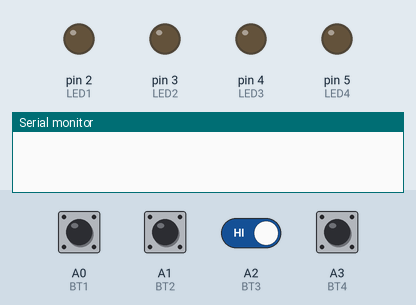
The sketch below on a simulated Arduino Nano, built with avr-gcc and run on an emulated ATmega328P. On the bench: output pins drawn as LEDs (lit = HIGH), the last lines printed to the serial monitor. Dashed ring = blinking. The test bench sets the inputs (shaded band); at power-on: A0 (BT1), A1 (BT2), A2 (BT3), A3 (BT4) HIGH. Random numbers use the default seed unless the sketch sets one.

Above: at 1.8 s.
1.9 s: A0 (BT1) pulled LOW for 1 s
At 2.5 s:
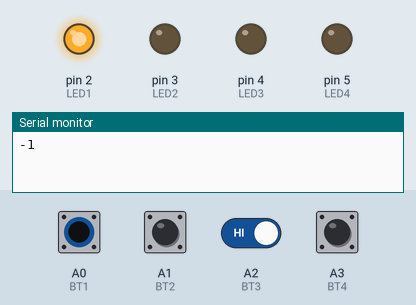
4.6 s: A1 (BT2) pulled LOW for 0.15 s
At 5.0 s:
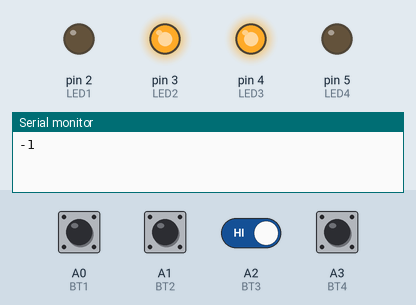
7.2 s: A3 (BT4) pulled LOW for 1 s
At 8.9 s:
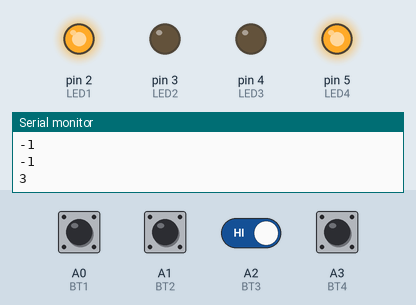
10.5 s: A0 (BT1) driven LOW and A1 (BT2) driven LOW and A2 (BT3) driven LOW and A3 (BT4) driven LOW
At 13.4 s:
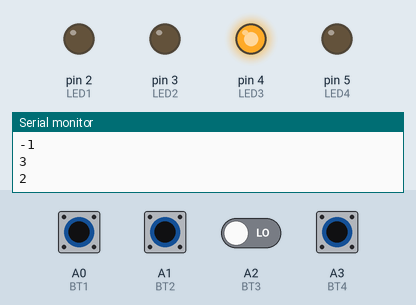
13.5 s: A0 (BT1) driven HIGH
At 15.4 s:
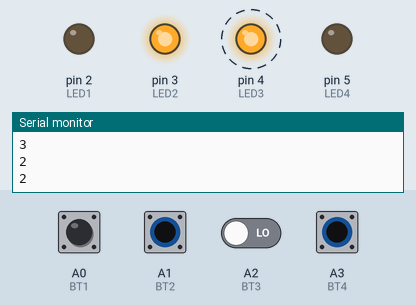
16.5 s: A0 (BT1) driven LOW
Timing chart, 0 to 58.4 s (numbered marks = the images above; inputs shaded):
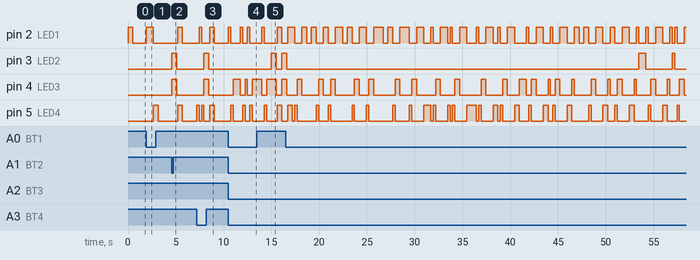

The sketch:

simonuel.ino
```cpp
/*******************************************************************************
  Project Name     : Simonuel
  Name             : Surox - 2ELN-HP
  Date de creation : 27.08.2018
  Description      : Rythm game

  Hardware utilise : Arduino nano r3 16 MHz
*******************************************************************************/
// -----------------------------------------------------------------------------
// Define
#define latch 10 //outputs latch, clock and data on ET2Nano
#define clk 9
#define ds 13
#define LED1 2
#define LED2 3
#define LED3 4
#define LED4 5
#define LED5 6
#define BT1 A0
#define BT2 A1
#define BT3 A2
#define BT4 A3

// -----------------------------------------------------------------------------
// Include
#include "sequence.h"
// -----------------------------------------------------------------------------
// Prototype

// -----------------------------------------------------------------------------
// Declaration des variables et constantes globales

int iRandNumber = 0;
int iCompteur = 0;
int Sequence[100];
int RejoueSequence[100];


void setup()
{
  pinMode(latch, OUTPUT);
  pinMode(clk, OUTPUT);
  pinMode(ds, OUTPUT);

  pinMode(LED1, OUTPUT);
  pinMode(LED2, OUTPUT);
  pinMode(LED3, OUTPUT);
  pinMode(LED4, OUTPUT);

  pinMode(BT1, INPUT_PULLUP);
  pinMode(BT2, INPUT_PULLUP);
  pinMode(BT3, INPUT_PULLUP);
  pinMode(BT4, INPUT_PULLUP);

  Serial.begin(9600);
  randomSeed(analogRead(0));
  int init = 0;
  for (init = 0; init < 100; init++)
  {
    Sequence[init] = 5 ;
    RejoueSequence[init] = 5;
    //Serial.println(Sequence[init]);
  }


}

void loop()
{

  int iEtatBT1 = 0;
  int iEtatBT2 = 0;
  int iEtatBT3 = 0;
  int iEtatBT4 = 0;
  int Flip = 0;
  int Flip2 = 0;
  int Flip3 = 0;
  int Flip4 = 0;
  int FirstTime = 0;
  iRandNumber = random(4);
  //Serial.println(iRandNumber);


  switch (iRandNumber)
  {
    case (0):

      if(iCompteur == 0)
      {
        FirstTime = 1;
      }
      else
      {
        SequenceLed();
      }

      digitalWrite(LED1, HIGH);
      delay(500);
      digitalWrite(LED1, LOW);
      delay(500);


      do
      {
        if ( (digitalRead(BT1) == HIGH) && (digitalRead(BT2) == HIGH) && (digitalRead(BT3) == HIGH) && (digitalRead(BT4) == HIGH))
        {
          digitalWrite(LED1, LOW);


        }
        else if (digitalRead(BT1) == LOW)
        {

          digitalWrite(LED1, HIGH);
          delay(250);
          digitalWrite(LED1, LOW);
          Flip = -1;
          Sequence[iCompteur] = Flip;
          //Serial.println(Sequence[iCompteur]);
           iCompteur++;


        }
        else
        {
          digitalWrite(LED2, HIGH);
          digitalWrite(LED3, HIGH);
          delay(500);
          digitalWrite(LED2, LOW);
          digitalWrite(LED3, LOW);
          delay(100);
          digitalWrite(LED1 , HIGH);
          digitalWrite(LED4, HIGH);
          delay(500);
          digitalWrite(LED1, LOW);
          digitalWrite(LED4, LOW);
        }
      } while (Flip == 0);


      break;

    case (1):

      if(iCompteur == 0)
      {
        FirstTime = 1;
      }
      else
      {
        SequenceLed();
      }
      digitalWrite(LED2, HIGH);
      delay(500);
      digitalWrite(LED2, LOW);


      do
      {
        if ( (digitalRead(BT1) == HIGH) && (digitalRead(BT2) == HIGH) && (digitalRead(BT3) == HIGH) && (digitalRead(BT4) == HIGH))
        {
          digitalWrite(LED2, LOW);


        }
        else if (digitalRead(BT2) == LOW)
        {

          digitalWrite(LED2, HIGH);
          delay(250);
          digitalWrite(LED2, LOW);
          Flip2 = 1;
          Sequence[iCompteur] = Flip2;
          //Serial.println(Sequence[iCompteur]);
           iCompteur++;

        }
        else
        {
          digitalWrite(LED2, HIGH);
          digitalWrite(LED3, HIGH);
          delay(500);
          digitalWrite(LED2, LOW);
          digitalWrite(LED3, LOW);
          delay(100);
          digitalWrite(LED1 , HIGH);
          digitalWrite(LED4, HIGH);
          delay(500);
          digitalWrite(LED1, LOW);
          digitalWrite(LED4, LOW);
        }
      } while (Flip2 == 0);
      break;

    case (2):

      if(iCompteur == 0)
      {
        FirstTime = 1;
      }
      else
      {
        SequenceLed();
      }
      digitalWrite(LED3, HIGH);
      delay(500);
      digitalWrite(LED3, LOW);


      do
      {
        if ( (digitalRead(BT1) == HIGH) && (digitalRead(BT2) == HIGH) && (digitalRead(BT3) == HIGH) && (digitalRead(BT4) == HIGH))
        {
          digitalWrite(LED3, LOW);


        }
        else if (digitalRead(BT3) == LOW)
        {

          digitalWrite(LED3, HIGH);
          delay(250);
          digitalWrite(LED3, LOW);
          Flip3 = 2;
          Sequence[iCompteur] = Flip3;
          //Serial.println(Sequence[iCompteur]);
           iCompteur++;

        }
        else
        {
          digitalWrite(LED2, HIGH);
          digitalWrite(LED3, HIGH);
          delay(500);
          digitalWrite(LED2, LOW);
          digitalWrite(LED3, LOW);
          delay(100);
          digitalWrite(LED1 , HIGH);
          digitalWrite(LED4, HIGH);
          delay(500);
          digitalWrite(LED1, LOW);
          digitalWrite(LED4, LOW);
        }
      } while (Flip3 == 0);
      break;

    case (3):


      if(iCompteur == 0)
      {
        FirstTime = 1;
      }
      else
      {
        SequenceLed();
      }
      digitalWrite(LED4, HIGH);
      delay(500);
      digitalWrite(LED4, LOW);


      do
      {
        if ( (digitalRead(BT1) == HIGH) && (digitalRead(BT2) == HIGH) && (digitalRead(BT3) == HIGH) && (digitalRead(BT4) == HIGH))
        {
          digitalWrite(LED4, LOW);


        }
        else if (digitalRead(BT4) == LOW)
        {

          digitalWrite(LED4, HIGH);
          delay(250);
          digitalWrite(LED4, LOW);
          Flip4 = 3;
          Sequence[iCompteur] = Flip4;
          //Serial.println(Sequence[iCompteur]);
           iCompteur++;
        }
        else
        {
          digitalWrite(LED2, HIGH);
          digitalWrite(LED3, HIGH);
          delay(500);
          digitalWrite(LED2, LOW);
          digitalWrite(LED3, LOW);
          delay(100);
          digitalWrite(LED1 , HIGH);
          digitalWrite(LED4, HIGH);
          delay(500);
          digitalWrite(LED1, LOW);
          digitalWrite(LED4, LOW);
        }
      } while (Flip4 == 0);
      break;


  }


}

// -----------------------------------------------------------------------------
```

sequence.h
```cpp
/********************************** * Description ***********************************/
#ifndef _Seq
#define _Seq

void SequenceLed();

#endif
```

sequence.ino
```cpp
#include "sequence.h"

void SequenceLed()
{


  int iSortir = 0;
  int Interne = 0;
  int replay = 0;
  int Valeur = 7;
  int Valeur2 = 0;

  int done = 0;
  int done1 = 0;
  int done2 = 0;
  int done3 = 0;
  int done4 = 0;
  while (iSortir == 0)
  {


    Valeur = Sequence[Interne];
    //Serial.println(Sequence[Interne]);

    switch (Valeur)
    {
      case (-1):
        digitalWrite(LED1, HIGH);
        delay(250);
        digitalWrite(LED1, LOW);
        RejoueSequence[Interne] = Valeur;
        Serial.println(RejoueSequence[Interne]);
        break;

      case (1):
        digitalWrite(LED2, HIGH);
        delay(250);
        digitalWrite(LED2, LOW);
        RejoueSequence[Interne] = Valeur;
        Serial.println(RejoueSequence[Interne]);
        break;

      case (2):

        digitalWrite(LED3, HIGH);
        delay(250);
        digitalWrite(LED3, LOW);
        RejoueSequence[Interne] = Valeur;
        Serial.println(RejoueSequence[Interne]);
        break;

      case (3):

        digitalWrite(LED4, HIGH);
        delay(250);
        digitalWrite(LED4, LOW);
        RejoueSequence[Interne] = Valeur;
        Serial.println(RejoueSequence[Interne]);
        break;

      case (5):

        for (replay = 0; replay <= Interne; replay++)
        {
          Valeur2 = RejoueSequence[replay];
          switch (Valeur2)
          {
            case (-1):
              do
              {
                if ( (digitalRead(BT1) == HIGH) && (digitalRead(BT2) == HIGH) && (digitalRead(BT3) == HIGH) && (digitalRead(BT4) == HIGH))
                {
                  digitalWrite(LED1, LOW);


                }
                else if (digitalRead(BT1) == LOW)
                {

                  digitalWrite(LED1, HIGH);
                  delay(250);
                  digitalWrite(LED1, LOW);
                  done = 1;


                }
                else
                {
                  digitalWrite(LED2, HIGH);
                  digitalWrite(LED3, HIGH);
                  delay(500);
                  digitalWrite(LED2, LOW);
                  digitalWrite(LED3, LOW);
                  delay(100);
                  digitalWrite(LED1 , HIGH);
                  digitalWrite(LED4, HIGH);
                  delay(500);
                  digitalWrite(LED1, LOW);
                  digitalWrite(LED4, LOW);
                }
              } while (done == 0);
              break;

            case (1):
              do
              {
                if ( (digitalRead(BT1) == HIGH) && (digitalRead(BT2) == HIGH) && (digitalRead(BT3) == HIGH) && (digitalRead(BT4) == HIGH))
                {
                  digitalWrite(LED2, LOW);


                }
                else if (digitalRead(BT2) == LOW)
                {

                  digitalWrite(LED2, HIGH);
                  delay(250);
                  digitalWrite(LED2, LOW);
                  done1 = 1;


                }
                else
                {
                  digitalWrite(LED2, HIGH);
                  digitalWrite(LED3, HIGH);
                  delay(500);
                  digitalWrite(LED2, LOW);
                  digitalWrite(LED3, LOW);
                  delay(100);
                  digitalWrite(LED1 , HIGH);
                  digitalWrite(LED4, HIGH);
                  delay(500);
                  digitalWrite(LED1, LOW);
                  digitalWrite(LED4, LOW);
                }
              } while (done1 == 0);
              break;

            case (2):
              do
              {
                if ( (digitalRead(BT1) == HIGH) && (digitalRead(BT2) == HIGH) && (digitalRead(BT3) == HIGH) && (digitalRead(BT4) == HIGH))
                {
                  digitalWrite(LED3, LOW);


                }
                else if (digitalRead(BT3) == LOW)
                {

                  digitalWrite(LED3, HIGH);
                  delay(250);
                  digitalWrite(LED3, LOW);
                  done2 = 1;


                }
                else
                {
                  digitalWrite(LED2, HIGH);
                  digitalWrite(LED3, HIGH);
                  delay(500);
                  digitalWrite(LED2, LOW);
                  digitalWrite(LED3, LOW);
                  delay(100);
                  digitalWrite(LED1 , HIGH);
                  digitalWrite(LED4, HIGH);
                  delay(500);
                  digitalWrite(LED1, LOW);
                  digitalWrite(LED4, LOW);
                }
              } while (done2 == 0);
              break;

            case (3):
              do
              {
                if ( (digitalRead(BT1) == HIGH) && (digitalRead(BT2) == HIGH) && (digitalRead(BT3) == HIGH) && (digitalRead(BT4) == HIGH))
                {
                  digitalWrite(LED4, LOW);


                }
                else if (digitalRead(BT4) == LOW)
                {

                  digitalWrite(LED4, HIGH);
                  delay(250);
                  digitalWrite(LED4, LOW);
                  done3 = 1;


                }
                else
                {
                  digitalWrite(LED2, HIGH);
                  digitalWrite(LED3, HIGH);
                  delay(500);
                  digitalWrite(LED2, LOW);
                  digitalWrite(LED3, LOW);
                  delay(100);
                  digitalWrite(LED1 , HIGH);
                  digitalWrite(LED4, HIGH);
                  delay(500);
                  digitalWrite(LED1, LOW);
                  digitalWrite(LED4, LOW);
                }
              } while (done3 == 0);
              break;
          }
        }
        iSortir = 1;
        break;


    }

    Interne++;

  }

}
```

Measured:
- after the input at 1.9 s, pin 2 (LED1): LOW → HIGH at once, → LOW 0.75 s later; pin 5 (LED4): LOW → HIGH after 0.75 s, → LOW 0.50 s later
- after the input at 4.6 s, pin 2 (LED1), pin 5 (LED4): LOW → HIGH after 0.60 s, → LOW 0.50 s later; pin 3 (LED2), pin 4 (LED3): LOW → HIGH at once, → LOW 0.50 s later
- after the input at 7.2 s, pin 2 (LED1): LOW → HIGH after 0.25 s, → LOW 0.25 s later, → HIGH 0.85 s later, → LOW 0.50 s later; pin 3 (LED2), pin 4 (LED3): LOW → HIGH after 0.75 s, → LOW 0.50 s later; pin 5 (LED4): goes HIGH 0.25 s, LOW 0.25 s, HIGH 0.25 s, LOW 0.60 s, HIGH 0.50 s, then LOW, starting at once
- after the input at 10.5 s, pin 2 (LED1): goes HIGH 0.25 s, LOW 1.0 s, HIGH 0.25 s, LOW 0.50 s, HIGH 0.25 s, then LOW, starting at once; pin 4 (LED3): goes HIGH 0.75 s, LOW 0.50 s, HIGH 0.25 s, LOW 0.50 s, then HIGH, starting after 0.50 s; pin 5 (LED4): goes HIGH 0.25 s, LOW 1.0 s, HIGH 0.25 s, LOW 0.50 s, HIGH 0.25 s, then LOW, starting after 0.25 s
- after the input at 13.5 s, pin 3 (LED2): LOW → HIGH after 1.5 s, → LOW 0.50 s later, → HIGH 0.60 s later
